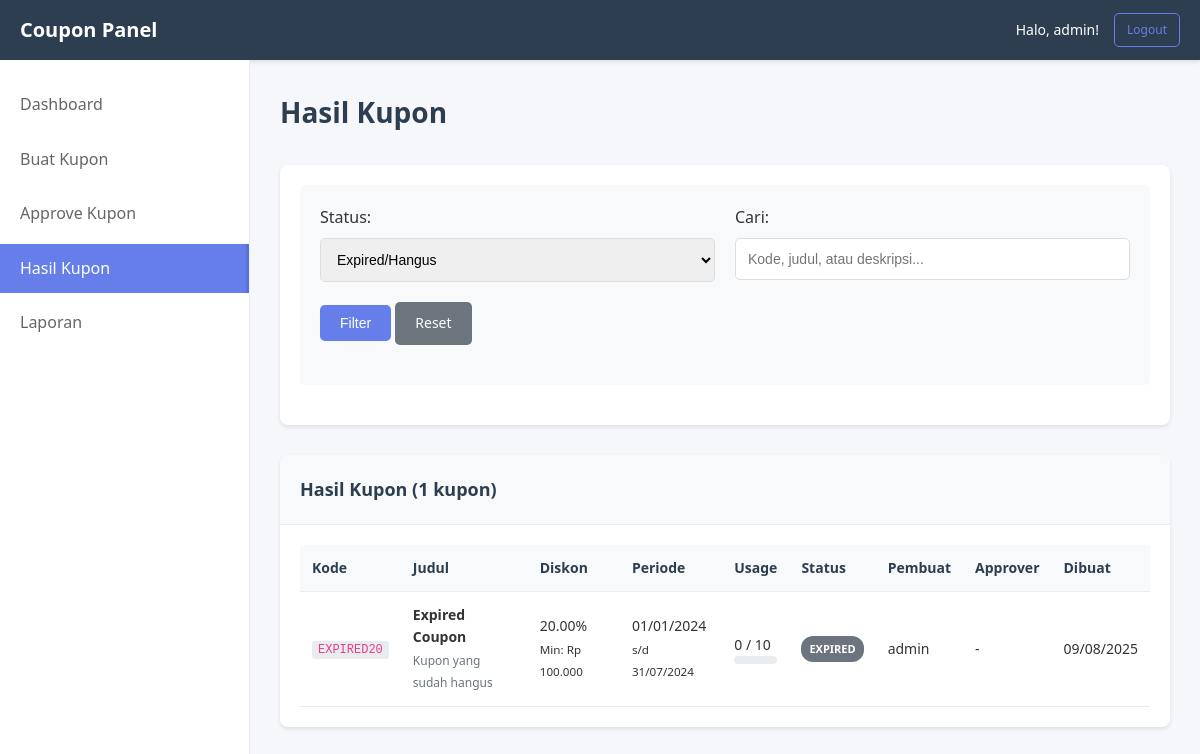
The page /result.php?filter=expired (signed in) on the database its author committed.
### tables this page shows
CREATE TABLE users (
    id INT AUTO_INCREMENT PRIMARY KEY,
    username VARCHAR(50) NOT NULL UNIQUE,
    password VARCHAR(255) NOT NULL,
    email VARCHAR(100),
    created_at TIMESTAMP DEFAULT CURRENT_TIMESTAMP
);

CREATE TABLE coupons (
    id INT AUTO_INCREMENT PRIMARY KEY,
    code VARCHAR(50) NOT NULL UNIQUE,
    title VARCHAR(100) NOT NULL,
    description TEXT,
    discount_type ENUM('percentage', 'fixed') NOT NULL,
    discount_value DECIMAL(10,2) NOT NULL,
    min_order DECIMAL(10,2) DEFAULT 0,
    max_usage INT DEFAULT 1,
    current_usage INT DEFAULT 0,
    status ENUM('pending', 'approved', 'rejected', 'expired') DEFAULT 'pending',
    start_date DATE NOT NULL,
    end_date DATE NOT NULL,
    created_by INT NOT NULL,
    created_at TIMESTAMP DEFAULT CURRENT_TIMESTAMP,
    updated_at TIMESTAMP DEFAULT CURRENT_TIMESTAMP ON UPDATE CURRENT_TIMESTAMP,
    approved_by INT NULL,
    approved_at TIMESTAMP NULL,
    FOREIGN KEY (created_by) REFERENCES users(id),
    FOREIGN KEY (approved_by) REFERENCES users(id)
);

### auth.php (called while the page is built, shortened)
<?php
require_once 'db.php';
function getCurrentUser() {
    global $pdo;
    try {
        $stmt = $pdo->prepare("SELECT * FROM users WHERE id = ?");
        $stmt->execute([$_SESSION['user_id']]);
        return $stmt->fetch(PDO::FETCH_ASSOC);
    } catch(PDOException $e) {
        return null;
    }
}
?>

### db.php (called while the page is built, shortened)
<?php
function formatCurrency($amount) {
    return 'Rp ' . number_format($amount, 0, ',', '.');
}
function formatDate($date) {
    return date('d/m/Y', strtotime($date));
}
?>

### result.php (the view, shortened to what this page needs)
<?php
require_once 'auth.php';
$filter = $_GET['filter'] ?? 'all';
$search = $_GET['search'] ?? '';
try {
    $sql = "
        SELECT c.*, u.username as creator, u2.username as approver
        FROM coupons c
        JOIN users u ON c.created_by = u.id
        LEFT JOIN users u2 ON c.approved_by = u2.id
        WHERE 1=1
    ";
    $params = [];
    if ($filter != 'all') {
        $sql .= " AND c.status = ?";
        $params[] = $filter;
    }
    $sql .= " ORDER BY c.created_at DESC";
    $stmt = $pdo->prepare($sql);
    $stmt->execute($params);
    $coupons = $stmt->fetchAll();
    $couponStats = [];
    foreach ($coupons as $coupon) {
        $stmt = $pdo->prepare("SELECT COUNT(*) as usage_count FROM coupon_usage WHERE coupon_id = ?");
        $stmt->execute([$coupon['id']]);
        $couponStats[$coupon['id']] = $stmt->fetch()['usage_count'];
    }
} catch(PDOException $e) {
    die("Error: " . $e->getMessage());
}
$user = getCurrentUser();
?>
<!DOCTYPE html>
<html lang="id">
<head>
    <link rel="stylesheet" href="style.css">
</head>
<body>
    <nav class="navbar">
        <div class="nav-brand">
            <h2>Coupon Panel</h2>
        </div>
        <div class="nav-user">
            <span>Halo, <?php echo htmlspecialchars($user['username']); ?>!</span>
            <a href="logout.php" class="btn btn-sm btn-outline">Logout</a>
        </div>
    </nav>
    <div class="container">
        <div class="sidebar">
            <ul class="nav-menu">
                <li><a href="dashboard.php">Dashboard</a></li>
                <li><a href="create_coupon.php">Buat Kupon</a></li>
                <li><a href="approve_coupon.php">Approve Kupon</a></li>
                <li><a href="result.php" class="active">Hasil Kupon</a></li>
                <li><a href="report.php">Laporan</a></li>
            </ul>
        </div>
        <div class="main-content">
            <h1>Hasil Kupon</h1>
            <div class="card">
                <div class="card-body">
                    <form method="GET" class="filter-form">
                        <div class="form-row">
                            <div class="form-group">
                                <label for="filter">Status:</label>
                                <select id="filter" name="filter">
                                    <option value="expired" <?php echo $filter == 'expired' ? 'selected' : ''; ?>>Expired/Hangus</option>
                                </select>
                            </div>
                            <div class="form-group">
                                <label for="search">Cari:</label>
                                <input type="text" id="search" name="search" value="<?php echo htmlspecialchars($search); ?>" placeholder="Kode, judul, atau deskripsi...">
                            </div>
                            <div class="form-group">
                                <button type="submit" class="btn btn-primary">Filter</button>
                                <a href="result.php" class="btn btn-secondary">Reset</a>
                            </div>
                        </div>
                    </form>
                </div>
            </div>
            <div class="card">
                <div class="card-header">
                    <h3>Hasil Kupon (<?php echo count($coupons); ?> kupon)</h3>
                </div>
                <div class="card-body">
                    <?php if (empty($coupons)): ?>
                        <p>Tidak ada kupon yang ditemukan.</p>
                    <?php else: ?>
                        <div class="table-responsive">
                            <table class="table">
                                <thead>
                                    <tr>
                                        <th>Kode</th>
                                        <th>Judul</th>
                                        <th>Diskon</th>
                                        <th>Periode</th>
                                        <th>Usage</th>
                                        <th>Status</th>
                                        <th>Pembuat</th>
                                        <th>Approver</th>
                                        <th>Dibuat</th>
                                    </tr>
                                </thead>
                                <tbody>
                                    <?php foreach ($coupons as $coupon): ?>
                                        <tr>
                                            <td><code><?php echo htmlspecialchars($coupon['code']); ?></code></td>
                                            <td>
                                                <strong><?php echo htmlspecialchars($coupon['title']); ?></strong>
                                                <?php if ($coupon['description']): ?>
                                                    <br><small class="text-muted"><?php echo htmlspecialchars($coupon['description']); ?></small>
                                                <?php endif; ?>
                                            </td>
                                            <td>
                                                <?php if ($coupon['discount_type'] == 'percentage'): ?>
                                                    <?php echo $coupon['discount_value']; ?>%
                                                <?php else: ?>
                                                    <?php echo formatCurrency($coupon['discount_value']); ?>
                                                <?php endif; ?>
                                                <?php if ($coupon['min_order'] > 0): ?>
                                                    <br><small>Min: <?php echo formatCurrency($coupon['min_order']); ?></small>
                                                <?php endif; ?>
                                            </td>
                                            <td>
                                                <?php echo formatDate($coupon['start_date']); ?><br>
                                                <small>s/d <?php echo formatDate($coupon['end_date']); ?></small>
                                            </td>
                                            <td>
                                                <?php echo $couponStats[$coupon['id']]; ?> / <?php echo $coupon['max_usage']; ?>
                                                <br>
                                                <div class="progress-bar">
                                                </div>
                                            </td>
                                            <td>
                                                <span class="badge badge-<?php echo $coupon['status']; ?>">
                                                    <?php echo ucfirst($coupon['status']); ?>
                                                </span>
                                            </td>
                                            <td><?php echo htmlspecialchars($coupon['creator']); ?></td>
                                            <td>
                                                <?php if ($coupon['approver']): ?>
                                                    <?php echo htmlspecialchars($coupon['approver']); ?>
                                                    <br><small><?php echo date('d/m/Y', strtotime($coupon['approved_at'])); ?></small>
                                                <?php else: ?>
                                                    -
                                                <?php endif; ?>
                                            </td>
                                            <td><?php echo formatDate($coupon['created_at']); ?></td>
                                        </tr>
                                    <?php endforeach; ?>
                                </tbody>
                            </table>
                        </div>
                    <?php endif; ?>
                </div>
            </div>
        </div>
    </div>
</body>
</html>

### style.css (style rules this page uses)
* { margin: 0; padding: 0; box-sizing: border-box; }
body { font-family: 'Segoe UI', Tahoma, Geneva, Verdana, sans-serif; background-color: #f5f7fa; color: #333; line-height: 1.6; }
.navbar { background: #2c3e50; color: white; padding: 0 20px; display: flex; justify-content: space-between; align-items: center; height: 60px; box-shadow: 0 2px 4px rgba(0,0,0,0.1); }
.nav-brand h2 { font-size: 20px; font-weight: 600; }
.nav-user { display: flex; align-items: center; gap: 15px; }
.nav-user span { font-size: 14px; }
.container { display: flex; min-height: calc(100vh - 60px); }
.sidebar { width: 250px; background: white; border-right: 1px solid #e9ecef; padding: 20px 0; }
.nav-menu { list-style: none; }
.nav-menu li { margin-bottom: 5px; }
.nav-menu a { display: block; padding: 12px 20px; text-decoration: none; color: #666; font-weight: 500; transition: all 0.3s ease; }
.nav-menu a:hover, .nav-menu a.active { background: #667eea; color: white; border-right: 3px solid #5a6fd8; }
.main-content { flex: 1; padding: 30px; overflow-x: auto; }
.main-content h1 { font-size: 28px; margin-bottom: 30px; color: #2c3e50; }
.card { background: white; border-radius: 8px; box-shadow: 0 2px 4px rgba(0,0,0,0.1); margin-bottom: 30px; overflow: hidden; }
.card-header { background: #f8f9fa; padding: 20px; border-bottom: 1px solid #e9ecef; }
.card-header h3 { font-size: 18px; font-weight: 600; color: #2c3e50; }
.card-body { padding: 20px; }
.form-group { margin-bottom: 20px; }
.form-row { display: grid; grid-template-columns: 1fr 1fr; gap: 20px; margin-bottom: 20px; }
.form-row .form-group { margin-bottom: 0; }
label { display: block; margin-bottom: 8px; font-weight: 500; color: #333; }
input[type="text"], input[type="password"], input[type="email"], input[type="number"], input[type="date"], select, textarea { width: 100%; padding: 12px; border: 1px solid #ddd; border-radius: 5px; font-size: 14px; transition: border-color 0.3s ease; }
.filter-form { background: #f8f9fa; padding: 20px; border-radius: 5px; margin-bottom: 20px; }
.btn { display: inline-block; padding: 10px 20px; border: none; border-radius: 5px; font-size: 14px; font-weight: 500; text-decoration: none; cursor: pointer; transition: all 0.3s ease; text-align: center; }
.btn-primary { background: #667eea; color: white; }
.btn-secondary { background: #6c757d; color: white; }
.btn-outline { background: transparent; border: 1px solid #667eea; color: #667eea; }
.btn-sm { padding: 6px 12px; font-size: 12px; }
.table-responsive { overflow-x: auto; }
.table { width: 100%; border-collapse: collapse; font-size: 14px; }
.table th, .table td { padding: 12px; text-align: left; border-bottom: 1px solid #e9ecef; }
.table th { background: #f8f9fa; font-weight: 600; color: #2c3e50; }
.table code { background: #e9ecef; padding: 2px 6px; border-radius: 3px; font-size: 12px; color: #e83e8c; }
.badge { display: inline-block; padding: 4px 8px; font-size: 11px; font-weight: 600; color: white; border-radius: 12px; text-transform: uppercase; }
.badge-expired { background: #6c757d; }
.progress-bar { width: 100%; height: 8px; background: #e9ecef; border-radius: 4px; overflow: hidden; }
.text-muted { color: #6c757d !important; font-size: 12px; }

### rows shown on the page
users: username "admin"
coupons: code "EXPIRED20", title "Expired Coupon", description "Kupon yang sudah hangus", discount_value "20.00", min_order "Rp 100.000", start_date "01/01/2024", end_date "31/07/2024", id "0", max_usage "10", status "EXPIRED", created_by.username "admin", created_at "09/08/2025"

### other values the page prints
count($coupons) "1"
